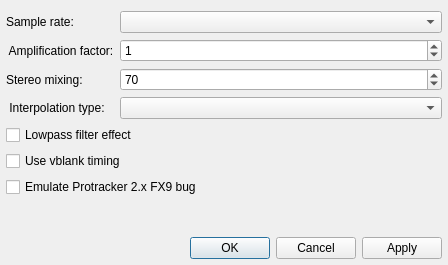
<?xml version="1.0" encoding="UTF-8"?>
<ui version="4.0">
 <class>SettingsDialog</class>
 <widget class="QDialog" name="SettingsDialog">
  <property name="geometry">
   <rect>
    <x>0</x>
    <y>0</y>
    <width>448</width>
    <height>265</height>
   </rect>
  </property>
  <property name="windowTitle">
   <string>XMP Plugin Settings</string>
  </property>
  <layout class="QVBoxLayout" name="verticalLayout">
   <property name="leftMargin">
    <number>6</number>
   </property>
   <property name="rightMargin">
    <number>6</number>
   </property>
   <property name="bottomMargin">
    <number>6</number>
   </property>
   <item>
    <layout class="QFormLayout" name="formLayout">
     <property name="fieldGrowthPolicy">
      <enum>QFormLayout::AllNonFixedFieldsGrow</enum>
     </property>
     <item row="1" column="0">
      <widget class="QLabel" name="label">
       <property name="text">
        <string> Amplification factor:</string>
       </property>
      </widget>
     </item>
     <item row="1" column="1">
      <widget class="QSpinBox" name="ampFactorSpinBox">
       <property name="maximum">
        <number>3</number>
       </property>
       <property name="value">
        <number>1</number>
       </property>
      </widget>
     </item>
     <item row="2" column="0">
      <widget class="QLabel" name="label_2">
       <property name="text">
        <string>Stereo mixing:</string>
       </property>
      </widget>
     </item>
     <item row="2" column="1">
      <widget class="QSpinBox" name="stereoMixingSpinBox">
       <property name="maximum">
        <number>100</number>
       </property>
       <property name="value">
        <number>70</number>
       </property>
      </widget>
     </item>
     <item row="3" column="0">
      <widget class="QLabel" name="label_3">
       <property name="text">
        <string> Interpolation type:</string>
       </property>
      </widget>
     </item>
     <item row="3" column="1">
      <widget class="QComboBox" name="intTypeComboBox"/>
     </item>
     <item row="4" column="0" colspan="2">
      <widget class="QCheckBox" name="lowPassCheckBox">
       <property name="text">
        <string>Lowpass filter effect</string>
       </property>
      </widget>
     </item>
     <item row="5" column="0" colspan="2">
      <widget class="QCheckBox" name="vblankCheckBox">
       <property name="text">
        <string>Use vblank timing</string>
       </property>
      </widget>
     </item>
     <item row="6" column="0" colspan="2">
      <widget class="QCheckBox" name="fx9BugCheckBox">
       <property name="text">
        <string>Emulate Protracker 2.x FX9 bug</string>
       </property>
      </widget>
     </item>
     <item row="0" column="0">
      <widget class="QLabel" name="label_4">
       <property name="text">
        <string>Sample rate:</string>
       </property>
      </widget>
     </item>
     <item row="0" column="1">
      <widget class="QComboBox" name="srateComboBox"/>
     </item>
    </layout>
   </item>
   <item>
    <widget class="QDialogButtonBox" name="buttonBox">
     <property name="sizePolicy">
      <sizepolicy hsizetype="Expanding" vsizetype="Fixed">
       <horstretch>0</horstretch>
       <verstretch>0</verstretch>
      </sizepolicy>
     </property>
     <property name="standardButtons">
      <set>QDialogButtonBox::Apply|QDialogButtonBox::Cancel|QDialogButtonBox::Ok</set>
     </property>
    </widget>
   </item>
  </layout>
 </widget>
 <resources/>
 <connections>
  <connection>
   <sender>buttonBox</sender>
   <signal>rejected()</signal>
   <receiver>SettingsDialog</receiver>
   <slot>reject()</slot>
   <hints>
    <hint type="sourcelabel">
     <x>294</x>
     <y>362</y>
    </hint>
    <hint type="destinationlabel">
     <x>170</x>
     <y>371</y>
    </hint>
   </hints>
  </connection>
 </connections>
</ui>
